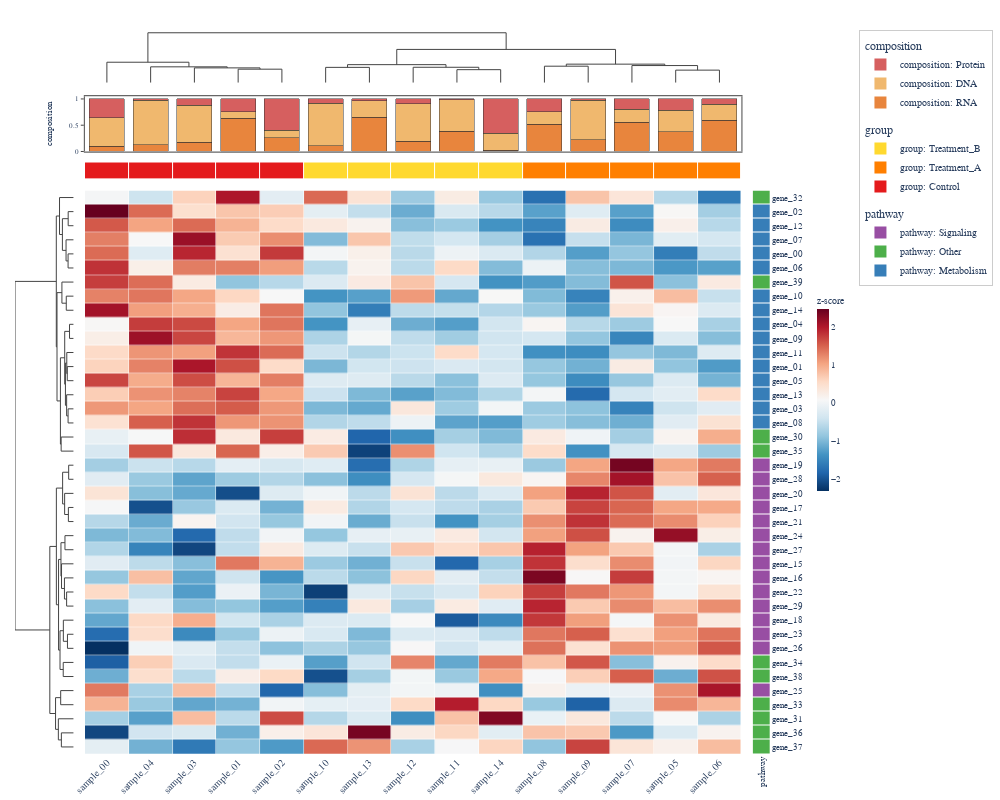

Here is the notebook cell this chart was saved with:
### Code cell
# Cell 2 — Stacked barplot (top, warm palette) + right categorical
stacked_data = rng.dirichlet([2, 3, 1], size=n_samples)

top_stacked = HeatmapAnnotation(
    composition={
        "values": stacked_data,
        "type": "stacked_bar",
        "stack_names": ["RNA", "DNA", "Protein"],
        "colors": ["#E8853D", "#F0B86E", "#D65F5F"],  # warm tones
    },
    group=["Control"] * 5 + ["Treatment_A"] * 5 + ["Treatment_B"] * 5,
)

hm2 = ComplexHeatmap(
    df,
    top_annotation=top_stacked,
    right_annotation=right_ha,
    colorscale="RdBu_r",
    normalize="row",
    name="z-score",
    width=1000,
    height=800,
)
hm2.to_plotly()

### Figure 1 — Plotly figure (JSON) as saved in the notebook; plotly's stock layout.template omitted (floating-point values rounded to 4 significant figures; data arrays with more than 128 entries replaced by an {"elided": "..."} marker saying what was removed)
{"data": [{"colorbar": {"len": 0.3, "outlinewidth": 0, "thickness": 12, "tickfont": {"family": "Arial, Helvetica, sans-serif", "size": 9}, "title": {"font": {"family": "Arial, Helvetica, sans-serif", "size": 10}, "text": "z-score"}, "x": 1.056, "xpad": 4, "y": 0.5}, "colorscale": [[0.0, "rgb(5,48,97)"], [0.1, "rgb(33,102,172)"], [0.2, "rgb(67,147,195)"], [0.3, "rgb(146,197,222)"], [0.4, "rgb(209,229,240)"], [0.5, "rgb(247,247,247)"], [0.6, "rgb(253,219,199)"], [0.7, "rgb(244,165,130)"], [0.8, "rgb(214,96,77)"], [0.9, "rgb(178,24,43)"], [1.0, "rgb(103,0,31)"]], "customdata": {"elided": "40x15x2 str values"}, "hovertemplate": "row: %{customdata[0]}<br>col: %{customdata[1]}<br>value: %{z:.3f}<extra></extra>", "type": "heatmap", "x": [0.0, 1.0, 2.0, 3.0, 4.0, 5.0, 6.0, 7.0, 8.0, 9.0, 10.0, 11.0, 12.0, 13.0, 14.0], "xaxis": "x5", "xgap": 0.5, "y": [0.0, 1.0, 2.0, 3.0, 4.0, 5.0, 6.0, 7.0, 8.0, 9.0, 10.0, 11.0, 12.0, 13.0, 14.0, 15.0, 16.0, 17.0, 18.0, 19.0, 20.0, 21.0, 22.0, 23.0, 24.0, 25.0, 26.0, 27.0, 28.0, 29.0, 30.0, 31.0, 32.0, 33.0, 34.0, 35.0, 36.0, 37.0, 38.0, 39.0], "yaxis": "y5", "ygap": 0.5, "z": {"elided": "40x15 float values"}}, {"hoverinfo": "none", "line": {"color": "#444444", "width": 1.0}, "mode": "lines", "showlegend": false, "type": "scatter", "x": [3.0, 3.0, 4.0, 4.0], "xaxis": "x", "y": [0.0, 5.689, 5.689, 0.0], "yaxis": "y"}, {"hoverinfo": "none", "line": {"color": "#444444", "width": 1.0}, "mode": "lines", "showlegend": false, "type": "scatter", "x": [2.0, 2.0, 3.5, 3.5], "xaxis": "x", "y": [0.0, 6.24, 6.24, 5.689], "yaxis": "y"}, {"hoverinfo": "none", "line": {"color": "#444444", "width": 1.0}, "mode": "lines", "showlegend": false, "type": "scatter", "x": [1.0, 1.0, 2.75, 2.75], "xaxis": "x", "y": [0.0, 6.687, 6.687, 6.24], "yaxis": "y"}, {"hoverinfo": "none", "line": {"color": "#444444", "width": 1.0}, "mode": "lines", "showlegend": false, "type": "scatter", "x": [0.0, 0.0, 1.875, 1.875], "xaxis": "x", "y": [0.0, 8.649, 8.649, 6.687], "yaxis": "y"}, {"hoverinfo": "none", "line": {"color": "#444444", "width": 1.0}, "mode": "lines", "showlegend": false, "type": "scatter", "x": [5.0, 5.0, 6.0, 6.0], "xaxis": "x", "y": [0.0, 6.457, 6.457, 0.0], "yaxis": "y"}, {"hoverinfo": "none", "line": {"color": "#444444", "width": 1.0}, "mode": "lines", "showlegend": false, "type": "scatter", "x": [8.0, 8.0, 9.0, 9.0], "xaxis": "x", "y": [0.0, 5.478, 5.478, 0.0], "yaxis": "y"}, {"hoverinfo": "none", "line": {"color": "#444444", "width": 1.0}, "mode": "lines", "showlegend": false, "type": "scatter", "x": [7.0, 7.0, 8.5, 8.5], "xaxis": "x", "y": [0.0, 6.502, 6.502, 5.478], "yaxis": "y"}, {"hoverinfo": "none", "line": {"color": "#444444", "width": 1.0}, "mode": "lines", "showlegend": false, "type": "scatter", "x": [5.5, 5.5, 7.75, 7.75], "xaxis": "x", "y": [6.457, 7.614, 7.614, 6.502], "yaxis": "y"}, {"hoverinfo": "none", "line": {"color": "#444444", "width": 1.0}, "mode": "lines", "showlegend": false, "type": "scatter", "x": [10.0, 10.0, 11.0, 11.0], "xaxis": "x", "y": [0.0, 6.959, 6.959, 0.0], "yaxis": "y"}, {"hoverinfo": "none", "line": {"color": "#444444", "width": 1.0}, "mode": "lines", "showlegend": false, "type": "scatter", "x": [13.0, 13.0, 14.0, 14.0], "xaxis": "x", "y": [0.0, 5.285, 5.285, 0.0], "yaxis": "y"}, {"hoverinfo": "none", "line": {"color": "#444444", "width": 1.0}, "mode": "lines", "showlegend": false, "type": "scatter", "x": [12.0, 12.0, 13.5, 13.5], "xaxis": "x", "y": [0.0, 7.23, 7.23, 5.285], "yaxis": "y"}, {"hoverinfo": "none", "line": {"color": "#444444", "width": 1.0}, "mode": "lines", "showlegend": false, "type": "scatter", "x": [10.5, 10.5, 12.75, 12.75], "xaxis": "x", "y": [6.959, 7.827, 7.827, 7.23], "yaxis": "y"}, {"hoverinfo": "none", "line": {"color": "#444444", "width": 1.0}, "mode": "lines", "showlegend": false, "type": "scatter", "x": [6.625, 6.625, 11.62, 11.62], "xaxis": "x", "y": [7.614, 14.09, 14.09, 7.827], "yaxis": "y"}, {"hoverinfo": "none", "line": {"color": "#444444", "width": 1.0}, "mode": "lines", "showlegend": false, "type": "scatter", "x": [0.9375, 0.9375, 9.125, 9.125], "xaxis": "x", "y": [8.649, 21.18, 21.18, 14.09], "yaxis": "y"}, {"hoverinfo": "none", "line": {"color": "#444444", "width": 1.0}, "mode": "lines", "showlegend": false, "type": "scatter", "x": [-0.0, -1.992, -1.992, -0.0], "xaxis": "x4", "y": [1.0, 1.0, 2.0, 2.0], "yaxis": "y4"}, {"hoverinfo": "none", "line": {"color": "#444444", "width": 1.0}, "mode": "lines", "showlegend": false, "type": "scatter", "x": [-0.0, -2.024, -2.024, -0.0], "xaxis": "x4", "y": [4.0, 4.0, 5.0, 5.0], "yaxis": "y4"}, {"hoverinfo": "none", "line": {"color": "#444444", "width": 1.0}, "mode": "lines", "showlegend": false, "type": "scatter", "x": [-0.0, -2.761, -2.761, -2.024], "xaxis": "x4", "y": [3.0, 3.0, 4.5, 4.5], "yaxis": "y4"}, {"hoverinfo": "none", "line": {"color": "#444444", "width": 1.0}, "mode": "lines", "showlegend": false, "type": "scatter", "x": [-1.992, -4.091, -4.091, -2.761], "xaxis": "x4", "y": [1.5, 1.5, 3.75, 3.75], "yaxis": "y4"}, {"hoverinfo": "none", "line": {"color": "#444444", "width": 1.0}, "mode": "lines", "showlegend": false, "type": "scatter", "x": [-0.0, -5.13, -5.13, -4.091], "xaxis": "x4", "y": [0.0, 0.0, 2.625, 2.625], "yaxis": "y4"}, {"hoverinfo": "none", "line": {"color": "#444444", "width": 1.0}, "mode": "lines", "showlegend": false, "type": "scatter", "x": [-0.0, -2.684, -2.684, -0.0], "xaxis": "x4", "y": [7.0, 7.0, 8.0, 8.0], "yaxis": "y4"}, {"hoverinfo": "none", "line": {"color": "#444444", "width": 1.0}, "mode": "lines", "showlegend": false, "type": "scatter", "x": [-0.0, -4.263, -4.263, -2.684], "xaxis": "x4", "y": [6.0, 6.0, 7.5, 7.5], "yaxis": "y4"}, {"hoverinfo": "none", "line": {"color": "#444444", "width": 1.0}, "mode": "lines", "showlegend": false, "type": "scatter", "x": [-0.0, -1.5, -1.5, -0.0], "xaxis": "x4", "y": [9.0, 9.0, 10.0, 10.0], "yaxis": "y4"}, {"hoverinfo": "none", "line": {"color": "#444444", "width": 1.0}, "mode": "lines", "showlegend": false, "type": "scatter", "x": [-0.0, -2.318, -2.318, -0.0], "xaxis": "x4", "y": [12.0, 12.0, 13.0, 13.0], "yaxis": "y4"}, {"hoverinfo": "none", "line": {"color": "#444444", "width": 1.0}, "mode": "lines", "showlegend": false, "type": "scatter", "x": [-0.0, -2.495, -2.495, -2.318], "xaxis": "x4", "y": [11.0, 11.0, 12.5, 12.5], "yaxis": "y4"}, {"hoverinfo": "none", "line": {"color": "#444444", "width": 1.0}, "mode": "lines", "showlegend": false, "type": "scatter", "x": [-0.0, -2.029, -2.029, -0.0], "xaxis": "x4", "y": [15.0, 15.0, 16.0, 16.0], "yaxis": "y4"}, {"hoverinfo": "none", "line": {"color": "#444444", "width": 1.0}, "mode": "lines", "showlegend": false, "type": "scatter", "x": [-0.0, -2.556, -2.556, -2.029], "xaxis": "x4", "y": [14.0, 14.0, 15.5, 15.5], "yaxis": "y4"}, {"hoverinfo": "none", "line": {"color": "#444444", "width": 1.0}, "mode": "lines", "showlegend": false, "type": "scatter", "x": [-2.495, -2.988, -2.988, -2.556], "xaxis": "x4", "y": [11.75, 11.75, 14.75, 14.75], "yaxis": "y4"}, {"hoverinfo": "none", "line": {"color": "#444444", "width": 1.0}, "mode": "lines", "showlegend": false, "type": "scatter", "x": [-1.5, -3.249, -3.249, -2.988], "xaxis": "x4", "y": [9.5, 9.5, 13.25, 13.25], "yaxis": "y4"}, {"hoverinfo": "none", "line": {"color": "#444444", "width": 1.0}, "mode": "lines", "showlegend": false, "type": "scatter", "x": [-0.0, -4.544, -4.544, -0.0], "xaxis": "x4", "y": [17.0, 17.0, 18.0, 18.0], "yaxis": "y4"}, {"hoverinfo": "none", "line": {"color": "#444444", "width": 1.0}, "mode": "lines", "showlegend": false, "type": "scatter", "x": [-3.249, -4.813, -4.813, -4.544], "xaxis": "x4", "y": [11.38, 11.38, 17.5, 17.5], "yaxis": "y4"}, {"hoverinfo": "none", "line": {"color": "#444444", "width": 1.0}, "mode": "lines", "showlegend": false, "type": "scatter", "x": [-4.263, -6.046, -6.046, -4.813], "xaxis": "x4", "y": [6.75, 6.75, 14.44, 14.44], "yaxis": "y4"}, {"hoverinfo": "none", "line": {"color": "#444444", "width": 1.0}, "mode": "lines", "showlegend": false, "type": "scatter", "x": [-5.13, -6.299, -6.299, -6.046], "xaxis": "x4", "y": [1.312, 1.312, 10.59, 10.59], "yaxis": "y4"}, {"hoverinfo": "none", "line": {"color": "#444444", "width": 1.0}, "mode": "lines", "showlegend": false, "type": "scatter", "x": [-0.0, -1.814, -1.814, -0.0], "xaxis": "x4", "y": [19.0, 19.0, 20.0, 20.0], "yaxis": "y4"}, {"hoverinfo": "none", "line": {"color": "#444444", "width": 1.0}, "mode": "lines", "showlegend": false, "type": "scatter", "x": [-0.0, -1.916, -1.916, -0.0], "xaxis": "x4", "y": [22.0, 22.0, 23.0, 23.0], "yaxis": "y4"}, {"hoverinfo": "none", "line": {"color": "#444444", "width": 1.0}, "mode": "lines", "showlegend": false, "type": "scatter", "x": [-0.0, -3.279, -3.279, -1.916], "xaxis": "x4", "y": [21.0, 21.0, 22.5, 22.5], "yaxis": "y4"}, {"hoverinfo": "none", "line": {"color": "#444444", "width": 1.0}, "mode": "lines", "showlegend": false, "type": "scatter", "x": [-1.814, -4.009, -4.009, -3.279], "xaxis": "x4", "y": [19.5, 19.5, 21.75, 21.75], "yaxis": "y4"}, {"hoverinfo": "none", "line": {"color": "#444444", "width": 1.0}, "mode": "lines", "showlegend": false, "type": "scatter", "x": [-0.0, -3.161, -3.161, -0.0], "xaxis": "x4", "y": [24.0, 24.0, 25.0, 25.0], "yaxis": "y4"}, {"hoverinfo": "none", "line": {"color": "#444444", "width": 1.0}, "mode": "lines", "showlegend": false, "type": "scatter", "x": [-0.0, -2.556, -2.556, -0.0], "xaxis": "x4", "y": [28.0, 28.0, 29.0, 29.0], "yaxis": "y4"}, {"hoverinfo": "none", "line": {"color": "#444444", "width": 1.0}, "mode": "lines", "showlegend": false, "type": "scatter", "x": [-0.0, -3.349, -3.349, -2.556], "xaxis": "x4", "y": [27.0, 27.0, 28.5, 28.5], "yaxis": "y4"}, {"hoverinfo": "none", "line": {"color": "#444444", "width": 1.0}, "mode": "lines", "showlegend": false, "type": "scatter", "x": [-0.0, -4.408, -4.408, -3.349], "xaxis": "x4", "y": [26.0, 26.0, 27.75, 27.75], "yaxis": "y4"}, {"hoverinfo": "none", "line": {"color": "#444444", "width": 1.0}, "mode": "lines", "showlegend": false, "type": "scatter", "x": [-3.161, -4.612, -4.612, -4.408], "xaxis": "x4", "y": [24.5, 24.5, 26.88, 26.88], "yaxis": "y4"}, {"hoverinfo": "none", "line": {"color": "#444444", "width": 1.0}, "mode": "lines", "showlegend": false, "type": "scatter", "x": [-0.0, -2.254, -2.254, -0.0], "xaxis": "x4", "y": [31.0, 31.0, 32.0, 32.0], "yaxis": "y4"}, {"hoverinfo": "none", "line": {"color": "#444444", "width": 1.0}, "mode": "lines", "showlegend": false, "type": "scatter", "x": [-0.0, -3.744, -3.744, -2.254], "xaxis": "x4", "y": [30.0, 30.0, 31.5, 31.5], "yaxis": "y4"}, {"hoverinfo": "none", "line": {"color": "#444444", "width": 1.0}, "mode": "lines", "showlegend": false, "type": "scatter", "x": [-0.0, -3.791, -3.791, -0.0], "xaxis": "x4", "y": [33.0, 33.0, 34.0, 34.0], "yaxis": "y4"}, {"hoverinfo": "none", "line": {"color": "#444444", "width": 1.0}, "mode": "lines", "showlegend": false, "type": "scatter", "x": [-3.744, -4.953, -4.953, -3.791], "xaxis": "x4", "y": [30.75, 30.75, 33.5, 33.5], "yaxis": "y4"}, {"hoverinfo": "none", "line": {"color": "#444444", "width": 1.0}, "mode": "lines", "showlegend": false, "type": "scatter", "x": [-4.612, -5.488, -5.488, -4.953], "xaxis": "x4", "y": [25.69, 25.69, 32.12, 32.12], "yaxis": "y4"}, {"hoverinfo": "none", "line": {"color": "#444444", "width": 1.0}, "mode": "lines", "showlegend": false, "type": "scatter", "x": [-4.009, -6.283, -6.283, -5.488], "xaxis": "x4", "y": [20.62, 20.62, 28.91, 28.91], "yaxis": "y4"}, {"hoverinfo": "none", "line": {"color": "#444444", "width": 1.0}, "mode": "lines", "showlegend": false, "type": "scatter", "x": [-0.0, -4.714, -4.714, -0.0], "xaxis": "x4", "y": [35.0, 35.0, 36.0, 36.0], "yaxis": "y4"}, {"hoverinfo": "none", "line": {"color": "#444444", "width": 1.0}, "mode": "lines", "showlegend": false, "type": "scatter", "x": [-0.0, -4.464, -4.464, -0.0], "xaxis": "x4", "y": [38.0, 38.0, 39.0, 39.0], "yaxis": "y4"}, {"hoverinfo": "none", "line": {"color": "#444444", "width": 1.0}, "mode": "lines", "showlegend": false, "type": "scatter", "x": [-0.0, -5.558, -5.558, -4.464], "xaxis": "x4", "y": [37.0, 37.0, 38.5, 38.5], "yaxis": "y4"}, {"hoverinfo": "none", "line": {"color": "#444444", "width": 1.0}, "mode": "lines", "showlegend": false, "type": "scatter", "x": [-4.714, -6.575, -6.575, -5.558], "xaxis": "x4", "y": [35.5, 35.5, 37.75, 37.75], "yaxis": "y4"}, {"hoverinfo": "none", "line": {"color": "#444444", "width": 1.0}, "mode": "lines", "showlegend": false, "type": "scatter", "x": [-6.283, -8.654, -8.654, -6.575], "xaxis": "x4", "y": [24.77, 24.77, 36.62, 36.62], "yaxis": "y4"}, {"hoverinfo": "none", "line": {"color": "#444444", "width": 1.0}, "mode": "lines", "showlegend": false, "type": "scatter", "x": [-6.299, -21.29, -21.29, -8.654], "xaxis": "x4", "y": [5.953, 5.953, 30.7, 30.7], "yaxis": "y4"}, {"hovertemplate": "RNA: %{y:.2f}<extra></extra>", "legendgroup": "composition", "marker": {"color": "#E8853D", "line": {"color": "#333333", "width": 0.5}}, "name": "composition: RNA", "showlegend": false, "type": "bar", "x": [0.0, 1.0, 2.0, 3.0, 4.0, 5.0, 6.0, 7.0, 8.0, 9.0, 10.0, 11.0, 12.0, 13.0, 14.0], "xaxis": "x2", "y": [0.1015, 0.1242, 0.1805, 0.6339, 0.2574, 0.1114, 0.6485, 0.1992, 0.3855, 0.02621, 0.5143, 0.2261, 0.5518, 0.3793, 0.5927], "yaxis": "y2"}, {"hovertemplate": "DNA: %{y:.2f}<extra></extra>", "legendgroup": "composition", "marker": {"color": "#F0B86E", "line": {"color": "#333333", "width": 0.5}}, "name": "composition: DNA", "showlegend": false, "type": "bar", "x": [0.0, 1.0, 2.0, 3.0, 4.0, 5.0, 6.0, 7.0, 8.0, 9.0, 10.0, 11.0, 12.0, 13.0, 14.0], "xaxis": "x2", "y": [0.5369, 0.8497, 0.6968, 0.1257, 0.1506, 0.8072, 0.3153, 0.7101, 0.5975, 0.3227, 0.2444, 0.7526, 0.2521, 0.4015, 0.3096], "yaxis": "y2"}, {"hovertemplate": "Protein: %{y:.2f}<extra></extra>", "legendgroup": "composition", "marker": {"color": "#D65F5F", "line": {"color": "#333333", "width": 0.5}}, "name": "composition: Protein", "showlegend": false, "type": "bar", "x": [0.0, 1.0, 2.0, 3.0, 4.0, 5.0, 6.0, 7.0, 8.0, 9.0, 10.0, 11.0, 12.0, 13.0, 14.0], "xaxis": "x2", "y": [0.3616, 0.02616, 0.1227, 0.2405, 0.592, 0.08136, 0.03618, 0.09071, 0.01699, 0.6511, 0.2413, 0.02131, 0.1961, 0.2192, 0.09768], "yaxis": "y2"}, {"colorscale": [[0.0, "#E41A1C"], [0.3333, "#E41A1C"], [0.3333, "#FF7F00"], [0.6667, "#FF7F00"], [0.6667, "#FFD92F"], [1.0, "#FFD92F"]], "customdata": [["Control", "Control", "Control", "Control", "Control", "Treatment_B", "Treatment_B", "Treatment_B", "Treatment_B", "Treatment_B", "Treatment_A", "Treatment_A", "Treatment_A", "Treatment_A", "Treatment_A"]], "hovertemplate": "group: %{customdata}<extra></extra>", "showscale": false, "type": "heatmap", "x": [0.0, 1.0, 2.0, 3.0, 4.0, 5.0, 6.0, 7.0, 8.0, 9.0, 10.0, 11.0, 12.0, 13.0, 14.0], "xaxis": "x3", "xgap": 1, "y": ["group"], "yaxis": "y3", "ygap": 1, "z": [[0, 0, 0, 0, 0, 2, 2, 2, 2, 2, 1, 1, 1, 1, 1]], "zmax": 2.5, "zmin": -0.5}, {"colorscale": [[0.0, "#377EB8"], [0.3333, "#377EB8"], [0.3333, "#4DAF4A"], [0.6667, "#4DAF4A"], [0.6667, "#984EA3"], [1.0, "#984EA3"]], "customdata": [["Other"], ["Metabolism"], ["Metabolism"], ["Metabolism"], ["Metabolism"], ["Metabolism"], ["Other"], ["Metabolism"], ["Metabolism"], ["Metabolism"], ["Metabolism"], ["Metabolism"], ["Metabolism"], ["Metabolism"], ["Metabolism"], ["Metabolism"], ["Metabolism"], ["Other"], ["Other"], ["Signaling"], ["Signaling"], ["Signaling"], ["Signaling"], ["Signaling"], ["Signaling"], ["Signaling"], ["Signaling"], ["Signaling"], ["Signaling"], ["Signaling"], ["Signaling"], ["Signaling"], ["Signaling"], ["Other"], ["Other"], ["Signaling"], ["Other"], ["Other"], ["Other"], ["Other"]], "hovertemplate": "pathway: %{customdata}<extra></extra>", "showscale": false, "type": "heatmap", "x": ["pathway"], "xaxis": "x6", "xgap": 1, "y": [0.0, 1.0, 2.0, 3.0, 4.0, 5.0, 6.0, 7.0, 8.0, 9.0, 10.0, 11.0, 12.0, 13.0, 14.0, 15.0, 16.0, 17.0, 18.0, 19.0, 20.0, 21.0, 22.0, 23.0, 24.0, 25.0, 26.0, 27.0, 28.0, 29.0, 30.0, 31.0, 32.0, 33.0, 34.0, 35.0, 36.0, 37.0, 38.0, 39.0], "yaxis": "y6", "ygap": 1, "z": [[1], [0], [0], [0], [0], [0], [1], [0], [0], [0], [0], [0], [0], [0], [0], [0], [0], [1], [1], [2], [2], [2], [2], [2], [2], [2], [2], [2], [2], [2], [2], [2], [2], [1], [1], [2], [1], [1], [1], [1]], "zmax": 2.5, "zmin": -0.5}, {"legendgroup": "composition", "legendgrouptitle": {"text": "composition"}, "marker": {"color": "#E8853D", "size": 10, "symbol": "square"}, "mode": "markers", "name": "composition: RNA", "showlegend": true, "type": "scatter", "x": [null], "y": [null]}, {"legendgroup": "composition", "legendgrouptitle": {"text": "composition"}, "marker": {"color": "#F0B86E", "size": 10, "symbol": "square"}, "mode": "markers", "name": "composition: DNA", "showlegend": true, "type": "scatter", "x": [null], "y": [null]}, {"legendgroup": "composition", "legendgrouptitle": {"text": "composition"}, "marker": {"color": "#D65F5F", "size": 10, "symbol": "square"}, "mode": "markers", "name": "composition: Protein", "showlegend": true, "type": "scatter", "x": [null], "y": [null]}, {"legendgroup": "group", "legendgrouptitle": {"text": "group"}, "marker": {"color": "#E41A1C", "size": 10, "symbol": "square"}, "mode": "markers", "name": "group: Control", "showlegend": true, "type": "scatter", "x": [null], "y": [null]}, {"legendgroup": "group", "legendgrouptitle": {"text": "group"}, "marker": {"color": "#FF7F00", "size": 10, "symbol": "square"}, "mode": "markers", "name": "group: Treatment_A", "showlegend": true, "type": "scatter", "x": [null], "y": [null]}, {"legendgroup": "group", "legendgrouptitle": {"text": "group"}, "marker": {"color": "#FFD92F", "size": 10, "symbol": "square"}, "mode": "markers", "name": "group: Treatment_B", "showlegend": true, "type": "scatter", "x": [null], "y": [null]}, {"legendgroup": "pathway", "legendgrouptitle": {"text": "pathway"}, "marker": {"color": "#377EB8", "size": 10, "symbol": "square"}, "mode": "markers", "name": "pathway: Metabolism", "showlegend": true, "type": "scatter", "x": [null], "y": [null]}, {"legendgroup": "pathway", "legendgrouptitle": {"text": "pathway"}, "marker": {"color": "#4DAF4A", "size": 10, "symbol": "square"}, "mode": "markers", "name": "pathway: Other", "showlegend": true, "type": "scatter", "x": [null], "y": [null]}, {"legendgroup": "pathway", "legendgrouptitle": {"text": "pathway"}, "marker": {"color": "#984EA3", "size": 10, "symbol": "square"}, "mode": "markers", "name": "pathway: Signaling", "showlegend": true, "type": "scatter", "x": [null], "y": [null]}], "layout": {"barmode": "stack", "font": {"family": "Arial, Helvetica, sans-serif", "size": 11}, "height": 800, "legend": {"bgcolor": "rgba(255,255,255,0.8)", "bordercolor": "#cccccc", "borderwidth": 1, "font": {"family": "Arial, Helvetica, sans-serif", "size": 10}, "itemsizing": "constant", "tracegroupgap": 8, "x": 1.117, "xanchor": "left", "y": 1.0, "yanchor": "top"}, "margin": {"b": 5, "l": 5, "r": 229, "t": 30}, "paper_bgcolor": "white", "plot_bgcolor": "rgba(0,0,0,0)", "width": 1000, "xaxis": {"anchor": "y", "domain": [0.0926, 0.9607], "matches": "x5", "showgrid": false, "showline": false, "showticklabels": false, "zeroline": false}, "xaxis2": {"anchor": "y2", "domain": [0.0926, 0.9607], "linecolor": "#666666", "linewidth": 1.2, "matches": "x5", "mirror": true, "showgrid": false, "showline": true, "showticklabels": false, "zeroline": false}, "xaxis3": {"anchor": "y3", "domain": [0.0926, 0.9607], "matches": "x5", "showgrid": false, "showline": false, "showticklabels": false, "zeroline": false}, "xaxis4": {"anchor": "y4", "domain": [0.0, 0.0776], "showgrid": false, "showline": false, "showticklabels": false, "zeroline": false}, "xaxis5": {"anchor": "y5", "domain": [0.0926, 0.9607], "showgrid": false, "showline": false, "showticklabels": true, "side": "bottom", "tickangle": -45, "tickfont": {"family": "Arial, Helvetica, sans-serif", "size": 10}, "ticktext": ["sample_00", "sample_04", "sample_03", "sample_01", "sample_02", "sample_10", "sample_13", "sample_12", "sample_11", "sample_14", "sample_08", "sample_09", "sample_07", "sample_05", "sample_06"], "tickvals": [0, 1, 2, 3, 4, 5, 6, 7, 8, 9, 10, 11, 12, 13, 14], "zeroline": false}, "xaxis6": {"anchor": "y6", "domain": [0.9758, 1.0], "showgrid": false, "showline": false, "showticklabels": true, "tickangle": -90, "tickfont": {"family": "Arial, Helvetica, sans-serif", "size": 9}, "ticktext": ["pathway"], "tickvals": ["pathway"], "zeroline": false}, "yaxis": {"anchor": "x", "domain": [0.9236, 1.0], "showgrid": false, "showline": false, "showticklabels": false, "zeroline": false}, "yaxis2": {"anchor": "x2", "domain": [0.8322, 0.9086], "linecolor": "#666666", "linewidth": 1.2, "mirror": true, "showgrid": false, "showline": true, "showticklabels": true, "tickfont": {"family": "Arial, Helvetica, sans-serif", "size": 7}, "ticklen": 3, "ticks": "outside", "title": {"font": {"family": "Arial, Helvetica, sans-serif", "size": 9}, "text": "composition"}, "zeroline": false}, "yaxis3": {"anchor": "x3", "domain": [0.7933, 0.8172], "showgrid": false, "showline": false, "showticklabels": false, "zeroline": false}, "yaxis4": {"anchor": "x4", "autorange": false, "domain": [0.0, 0.7783], "range": [39.5, -0.5], "showgrid": false, "showline": false, "showticklabels": false, "zeroline": false}, "yaxis5": {"anchor": "x5", "autorange": false, "domain": [0.0, 0.7783], "matches": "y4", "range": [39.5, -0.5], "showgrid": false, "showline": false, "showticklabels": false, "zeroline": false}, "yaxis6": {"anchor": "x6", "autorange": false, "domain": [0.0, 0.7783], "matches": "y4", "range": [39.5, -0.5], "showgrid": false, "showline": false, "showticklabels": true, "side": "right", "tickfont": {"family": "Arial, Helvetica, sans-serif", "size": 9}, "ticktext": ["gene_32", "gene_02", "gene_12", "gene_07", "gene_00", "gene_06", "gene_39", "gene_10", "gene_14", "gene_04", "gene_09", "gene_11", "gene_01", "gene_05", "gene_13", "gene_03", "gene_08", "gene_30", "gene_35", "gene_19", "gene_28", "gene_20", "gene_17", "gene_21", "gene_24", "gene_27", "gene_15", "gene_16", "gene_22", "gene_29", "gene_18", "gene_23", "gene_26", "gene_34", "gene_38", "gene_25", "gene_33", "gene_31", "gene_36", "gene_37"], "tickvals": [0, 1, 2, 3, 4, 5, 6, 7, 8, 9, 10, 11, 12, 13, 14, 15, 16, 17, 18, 19, 20, 21, 22, 23, 24, 25, 26, 27, 28, 29, 30, 31, 32, 33, 34, 35, 36, 37, 38, 39], "zeroline": false}}}
